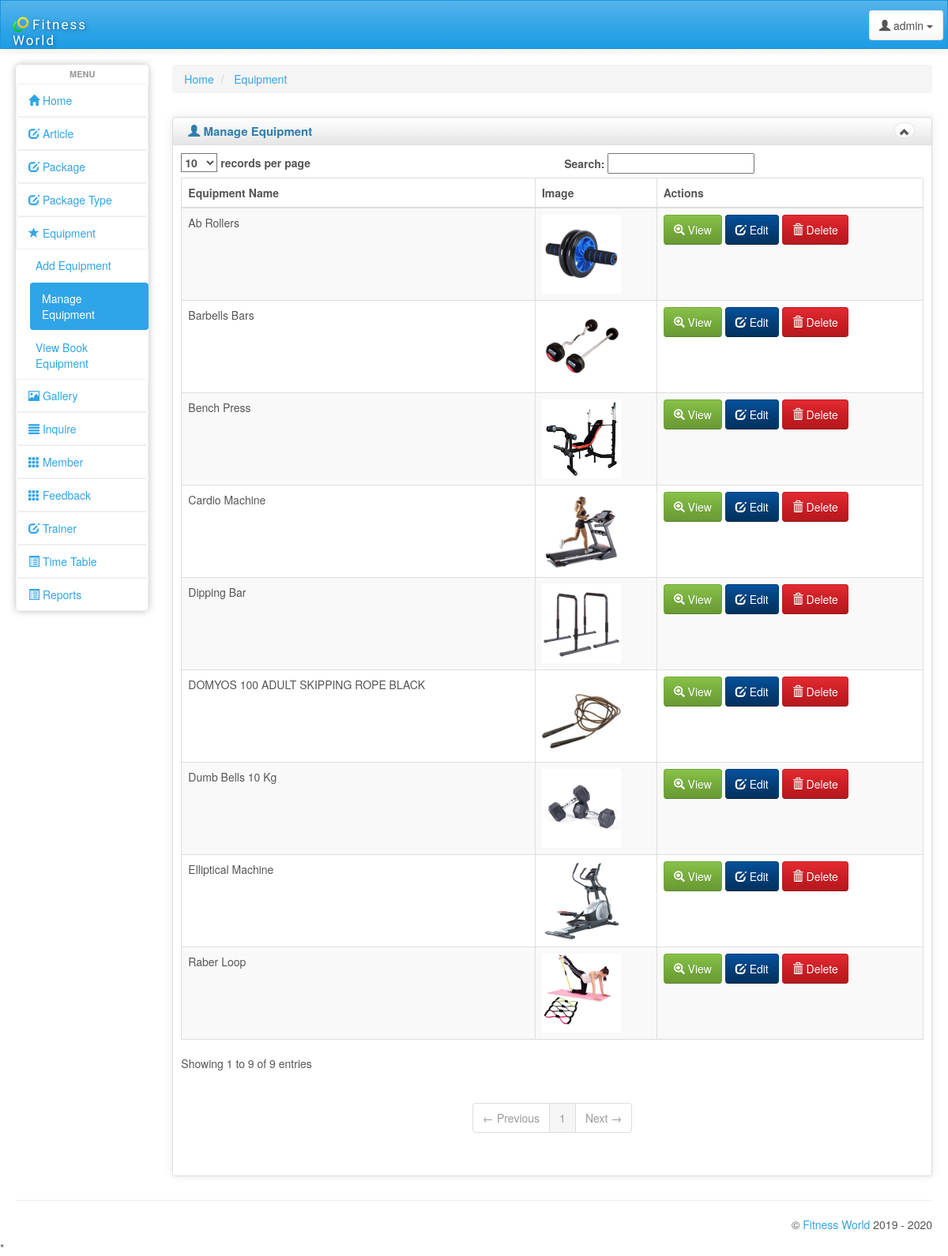
The page /admin/manage_equipment.php (signed in) on the database its author committed.
### tables this page shows
CREATE TABLE IF NOT EXISTS `equipment` (
  `ID` int(5) NOT NULL AUTO_INCREMENT,
  `name` varchar(50) NOT NULL,
  `details` varchar(5000) NOT NULL,
  `image` varchar(500) NOT NULL,
  `stock` int(10) NOT NULL,
  `price` int(10) NOT NULL,
  PRIMARY KEY (`ID`)
);

### admin/manage_equipment.php (the view, shortened to what this page needs)
<!DOCTYPE html>
<html lang="en">
<head>
    <link id="bs-css" href="css/bootstrap-cerulean.min.css" rel="stylesheet">
    <link href="css/charisma-app.css" rel="stylesheet">
    <link href='bower_components/fullcalendar/dist/fullcalendar.css' rel='stylesheet'>
    <link href='bower_components/fullcalendar/dist/fullcalendar.print.css' rel='stylesheet' media='print'>
    <link href='bower_components/chosen/chosen.min.css' rel='stylesheet'>
    <link href='bower_components/colorbox/example3/colorbox.css' rel='stylesheet'>
    <link href='bower_components/responsive-tables/responsive-tables.css' rel='stylesheet'>
    <link href='bower_components/bootstrap-tour/build/css/bootstrap-tour.min.css' rel='stylesheet'>
    <link href='css/jquery.noty.css' rel='stylesheet'>
    <link href='css/noty_theme_default.css' rel='stylesheet'>
    <link href='css/elfinder.min.css' rel='stylesheet'>
    <link href='css/elfinder.theme.css' rel='stylesheet'>
    <link href='css/jquery.iphone.toggle.css' rel='stylesheet'>
    <link href='css/uploadify.css' rel='stylesheet'>
    <link href='css/animate.min.css' rel='stylesheet'>
</head>
<body>
   <?php include"header.php";?>
        <div id="content" class="col-lg-10 col-sm-10">
                <div>
        <ul class="breadcrumb">
            <li>
                <a href="#">Home</a>
            </li>
            <li>
                <a href="#">Equipment</a>
            </li>
        </ul>
    </div>
    <div class="row">
    <div class="box col-md-12">
    <div class="box-inner">
    <div class="box-header well" data-original-title="">
        <h2><i class="glyphicon glyphicon-user"></i> Manage Equipment</h2>
        <div class="box-icon">
            <a href="#" class="btn btn-minimize btn-round btn-default"><i
                    class="glyphicon glyphicon-chevron-up"></i></a>
        </div>
    </div>
    <div class="box-content">
    <table class="table table-striped table-bordered bootstrap-datatable datatable responsive">
    <thead>
    <tr>
        <th>Equipment Name</th>
        <th>Image</th>
        <th>Actions</th>
    </tr>
    </thead>
    <tbody>
    <tr>
	<?php
				    	$q="SELECT * from equipment";
						$run=mysql_query($q) or die(mysql_error());
while($row = mysql_fetch_assoc( $run ))
{
	$id=$row['ID'];
	$name=$row['name'];
	$image=$row['image'];?>
       <td class="center"><?php echo $name; ?></td>
		 <td><img src="equipment/<?php echo $image;?>" height="100px" width="100px"/></td>
	 <?php echo '<td class="center">
   <a class="btn btn-success" href="view_equipment.php?id=' . $id . '">
                <i class="glyphicon glyphicon-zoom-in icon-white"></i>
                View
            </a>
   <a class="btn btn-info" href="edit_equipment.php?id=' . $id . '">
   <i class="glyphicon glyphicon-edit icon-white"></i>
   Edit
   </a>
	<a class="btn btn-danger" href="delete_equipment.php?id=' . $id . '" onclick="return confirm("Are You Sure to Detete ?")">
	<i class="glyphicon glyphicon-trash icon-white"></i>
	Delete
	</a>
	</td>
	</tr>';
}
?>
    </tbody>
    </table>
    </div>
    </div>
    </div>
    </div>
    </div>
</div>
    <hr>
  <?php include"footer.php"; ?>
</div>
</body>
</html>

### admin/css/charisma-app.css (style rules this page uses)
.box { margin-top: 10px; margin-bottom: 10px; }
.box-inner { border: 1px solid #DEDEDE; border-radius: 3px; -webkit-border-radius: 3px; -moz-border-radius: 3px; box-shadow: 0 0 10px rgba(189, 189, 189, 0.4); -webkit-box-shadow: 0 0 10px rgba(189, 189, 189, 0.4); -moz-box-shadow: 0 0 10px rgba(189, 189, 189, 0.4); }
.box-header { border: none; padding-top: 5px; border-bottom: 1px solid #DEDEDE; border-radius: 3px 3px 0 0; -webkit-border-radius: 3px 3px 0 0; -moz-border-radius: 3px 3px 0 0; height: 35px; min-height: 35px !important; margin-bottom: 0; font-weight: bold; font-size: 16px; background: -moz-linear-gradient(top, rgba(255, 255, 255, 0) 0%, rgba(0, 0, 0, 0.1) 100%); background: -webkit-gradient(linear, left top, left bottom, color-stop(0%, rgba(255, 255, 255, 0)), color-stop(100%, rgba(0, 0, 0, 0.1))); background: -webkit-linear-gradient(top, rgba(255, 255, 255, 0) 0%, rgba(0, 0, 0, 0.1) 100%); background: -o-linear-gradient(top, rgba(255, 255, 255, 0) 0%, rgba(0, 0, 0, 0.1) 100%); background: -ms-linear-gradient(top, rgba(255, 255, 255, 0) 0%, rgba(0, 0, 0, 0.1) 100%); background: linear-gradient(to bottom, rgba(255, 255, 255, 0) 0%, rgba(0, 0, 0, 0.1) 100%); filter: progid:DXImageTransform.Microsoft.gradient(startColorstr='#00ffffff', endColorstr='#1a000000', GradientType=0); }
.box-header h2 { font-size: 15px; width: auto; clear: none; float: left; line-height: 25px; white-space: nowrap; font-weight: bold; margin-top: 0; margin-bottom: 0; }
.box-header h2 > i { margin-top: 1px; }
.box-icon { float: right; }
.box-icon a { clear: none; float: left; margin: 0 2px; height: 20px; width: 5px; margin-top: 1px; }
.box-icon a i { margin-left: -6px; top: -1px; }
.box-content { padding: 10px; }
.btn-round { border-radius: 40px; -webkit-border-radius: 40px; -moz-border-radius: 40px; font-size: 12px; padding-top: 4px; }
@media only screen and (min-width: 980px) { a, button, input[type=submit], input[type=button], .product-img { -webkit-transition: .5s; -moz-transition: .5s; -ms-transition: .5s; -o-transition: .5s; transition: .5s; } }

### admin/bower_components/responsive-tables/responsive-tables.css (style rules this page uses)
table th { font-weight: bold; }
table td, table th { padding: 9px 10px; text-align: left; }

### rows shown on the page
equipment: name "DOMYOS 100 ADULT SKIPPING ROPE BLACK", image (picture)
equipment: name "Cardio Machine", image (picture)
equipment: name "Raber Loop", image (picture)
equipment: name "Ab Rollers", image (picture)
equipment: name "Dumb Bells 10 Kg", image (picture)
equipment: name "Bench Press", image (picture)
equipment: name "Barbells Bars", image (picture)
equipment: name "Dipping Bar", image (picture)
equipment: name "Elliptical Machine", image (picture)
